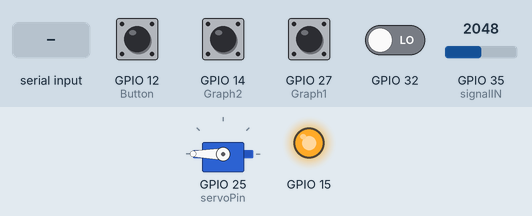
The sketch below on a simulated ESP32. Parts: servo, output pins drawn as LEDs (lit = HIGH). The inputs (shaded band) are chosen by the test bench; at power-on: GPIO 12 (Button), GPIO 14 (Graph2), GPIO 27 (Graph1) HIGH, GPIO 32 LOW, GPIO 35 (signalIN) = 2048 (analog values on the 0–4095 scale). Nothing arrives over Bluetooth unless stated; what the sketch prints to the serial monitor is not drawn.

Above: at 1.7 s.
1.8 s: GPIO 12 (Button) pulled LOW for 1 s
At 2.3 s:
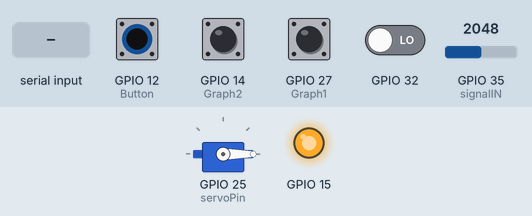
4.7 s: GPIO 32 driven HIGH
7.7 s: "Req1\n" received over the second serial link
Timing chart, 0 to 10.7 s (numbered marks = the images above; inputs shaded):
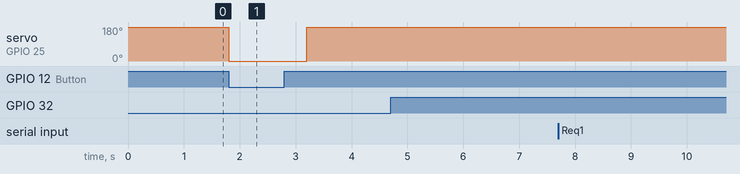

Measured:
- after the input at 1.8 s, servo on GPIO 25 (servoPin): 180° → 0° at once, → 180° 1.4 s later
- after the input at 4.7 s, every drawn part: stays the same
- after the input at 7.7 s, every drawn part: stays the same

The sketch:

WACIE.ino
```cpp
#include <ESP32_Servo.h>
#include "BluetoothSerial.h"

volatile unsigned long startTime;
volatile unsigned long endTime;
volatile unsigned long Tap_time;

BluetoothSerial SerialBT;
Servo myservo;

String MACadd = "70:B8:F6:5B:2B:56";// Write Receiver side MAC address
uint8_t address[6]  = {0x70, 0xB8, 0xF6, 0x5B, 0x2B, 0x56};//Write Receiver side MAC address in HEX

bool connected;

String gotRequest;
bool sendReply = false;
long randomNum;
unsigned long reconnectTimer;

TaskHandle_t SerialMonitor;

volatile unsigned long val[151];
volatile unsigned long data1[151];
volatile unsigned long data2[151];
volatile unsigned int index_val = 0;

bool foundSignal = false;
bool GotSample = false;
bool GotReq1 = false;
bool GotReq2 = false;
String Command;

#define servoTap 0
#define servoRest 180
#define servoPin 25

#define signalIN 35

#define Graph1 27
#define Graph2 14
#define Button 12

void startMeasure(){
  endTime = micros();
  detachInterrupt(32);
  foundSignal = true;
  }

void setup() {
  // put your setup code here, to run once:
  Serial.begin(115200);
  SerialBT.begin("wacieTX", true);
  pinMode(15,OUTPUT);
  digitalWrite(15,LOW);
  connected = SerialBT.connect(address);
  if(connected) {
    Serial.println("Connected Succesfully!");
    digitalWrite(15,HIGH);
  } else {
    while(!SerialBT.connected(10000)) {
      Serial.println("Failed to connect. Make sure remote device is available and in range, then restart app.");
    }
  }
  // disconnect() may take upto 10 secs max
  if (SerialBT.disconnect()) {
    Serial.println("Disconnected Succesfully!");
  }

  // this would reconnect to the name(will use address, if resolved) or address used with connect(name/address).
  SerialBT.connect();

  reconnectTimer = millis();

  pinMode(signalIN, INPUT);
  analogReadResolution(8);
  analogSetWidth(10);
  analogSetClockDiv(1);
  analogSetAttenuation(ADC_11db);
  analogSetPinAttenuation(signalIN, ADC_2_5db);

  pinMode(Graph1, INPUT_PULLUP);
  pinMode(Graph2, INPUT_PULLUP);
  pinMode(Button, INPUT_PULLUP);

  myservo.attach(servoPin);
  myservo.write(servoRest);


  attachInterrupt(32, startMeasure, RISING);

  xTaskCreatePinnedToCore(Serial_Routine, "Serial Monitor", 5000, NULL, 1, &SerialMonitor, 0);     // Default loop runs on Core 1
  delay(500);
}

void loop() {
  if((millis() - reconnectTimer) > 5000){
    reconnectTimer = millis();
    SerialBT.connect();
  }

  if(!digitalRead(Button)){
    startTime = micros();
    myservo.write(servoTap);
    delay(700);
    myservo.write(servoRest);
  }

  while(SerialBT.available()) {
    gotRequest = SerialBT.readStringUntil('\n');
    Serial.println(gotRequest);
    if(gotRequest == "Req1"){
      GotReq1 = true;
      sendReply = true;
    }
    else if(gotRequest == "Req2"){
      GotReq2 = true;
      sendReply = true;
    }
  }

  if(GotReq1){
    delay(100);
    GotReq1 = false;
    for(int i = 0; i < 151; i++){
      SerialBT.println(String(i) + " " + String(data1[i]));
    }
  }

  if(GotReq2){
    delay(100);
    GotReq2 = false;
    for(int i = 0; i < 151; i++){
      SerialBT.println(String(i) + " " + String(data2[i]));
    }
  }
}
```

SystemFunctions.ino
```cpp
 void Serial_Routine( void * pvParameters ){
  for(;;){
    while(foundSignal){
    val[index_val] = analogRead(signalIN);
    index_val++;

    if(index_val >= 150){
      index_val = 0;
      Tap_time = endTime - startTime;
      val[150] = Tap_time;
      delay(1500);
      for(int i = 0; i < 151; i++){
        if(!digitalRead(Graph1)){ //store on data1
          data1[i] = val[i];
          }
          else if(!digitalRead(Graph2)){ //store on data2
          data2[i] = val[i];
          }
          else{
            Serial.println("No storage selected");
            }
        Serial.println(String(val[i]));
        }
      foundSignal = false;
      attachInterrupt(32, startMeasure, RISING);
    }
  }
    delay(1);
    }
}
```
